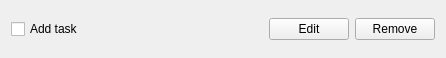
<?xml version="1.0" encoding="UTF-8"?>
<ui version="4.0">
 <class>myTask</class>
 <widget class="QWidget" name="myTask">
  <property name="geometry">
   <rect>
    <x>0</x>
    <y>0</y>
    <width>446</width>
    <height>58</height>
   </rect>
  </property>
  <property name="windowTitle">
   <string>Form</string>
  </property>
  <layout class="QVBoxLayout" name="verticalLayout_2">
   <item>
    <layout class="QVBoxLayout" name="verticalLayout">
     <item>
      <layout class="QHBoxLayout" name="horizontalLayout">
       <item>
        <widget class="QCheckBox" name="checkBox">
         <property name="sizePolicy">
          <sizepolicy hsizetype="Expanding" vsizetype="Fixed">
           <horstretch>0</horstretch>
           <verstretch>0</verstretch>
          </sizepolicy>
         </property>
         <property name="text">
          <string>Add task </string>
         </property>
        </widget>
       </item>
       <item>
        <spacer name="horizontalSpacer">
         <property name="orientation">
          <enum>Qt::Horizontal</enum>
         </property>
         <property name="sizeHint" stdset="0">
          <size>
           <width>40</width>
           <height>20</height>
          </size>
         </property>
        </spacer>
       </item>
       <item>
        <widget class="QPushButton" name="edit">
         <property name="text">
          <string>Edit</string>
         </property>
        </widget>
       </item>
       <item>
        <widget class="QPushButton" name="remove">
         <property name="text">
          <string>Remove</string>
         </property>
        </widget>
       </item>
      </layout>
     </item>
    </layout>
   </item>
  </layout>
 </widget>
 <resources/>
 <connections/>
</ui>
